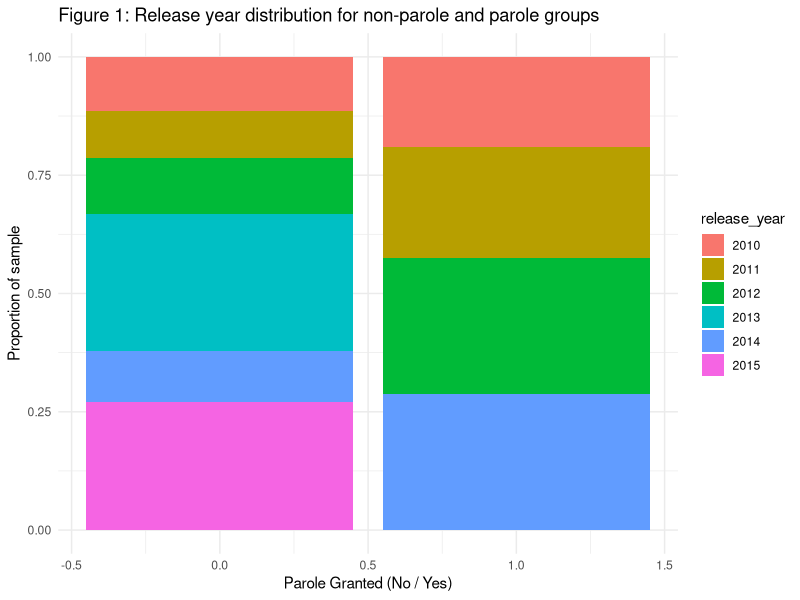
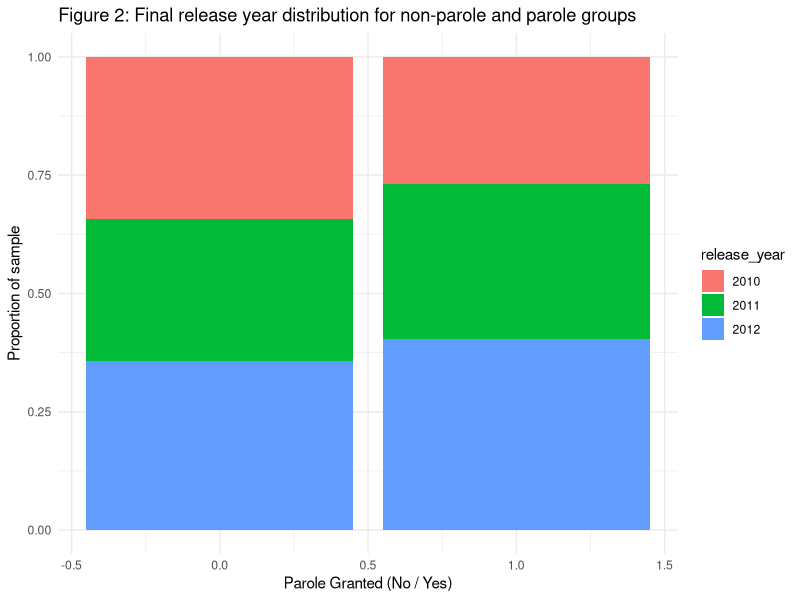
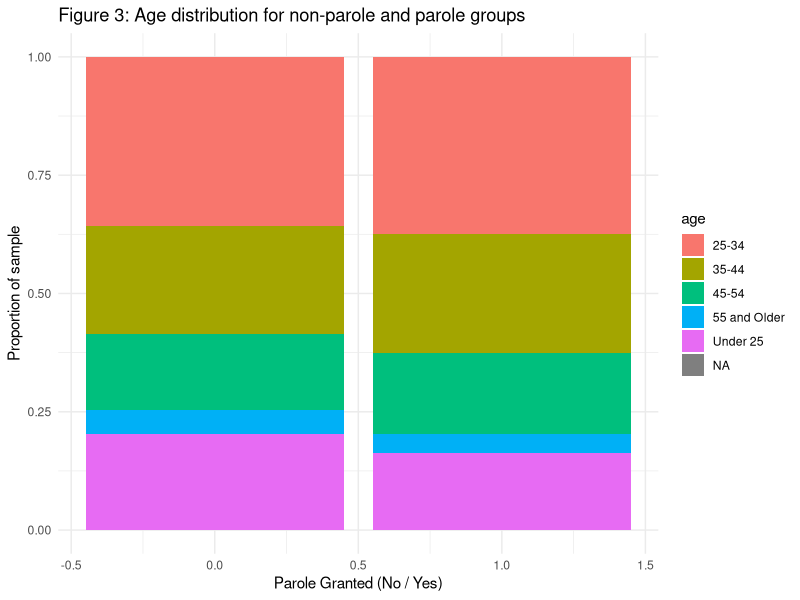
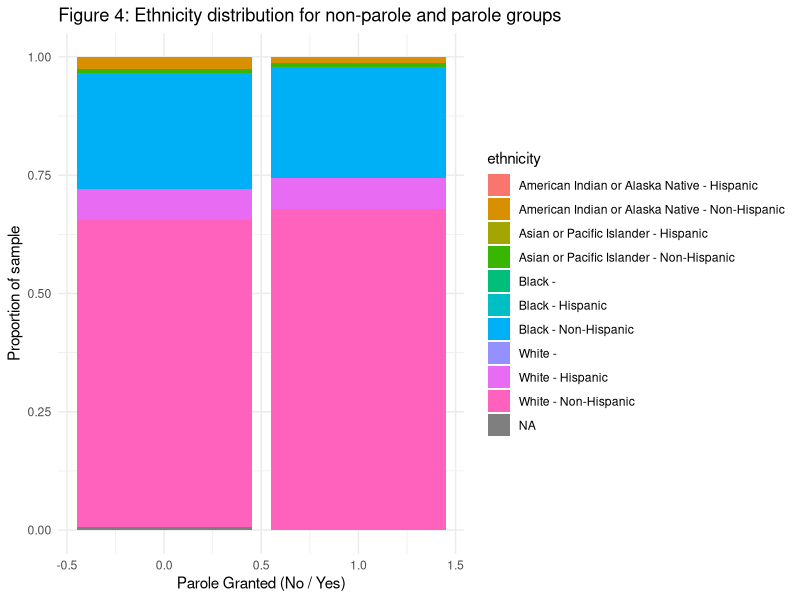
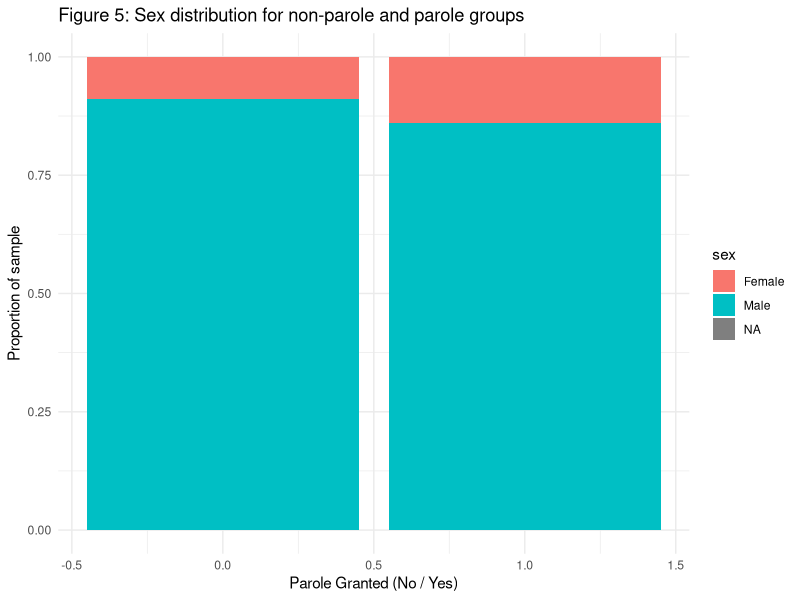
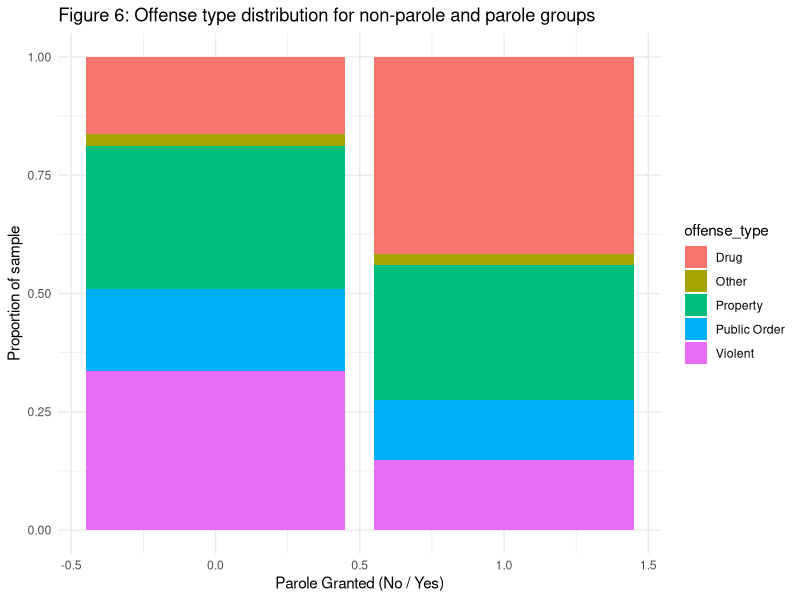

Write R code to recreate these figures, in order.
## ---- chunk 1
knitr::opts_chunk$set(echo = TRUE)
library(tidyverse)
library(broom)
library(dplyr)
library(knitr)
## ---- chunk 2
recidivism_data <- read.csv("3-Year_Recidivism_for_Offenders_Released_from_Prison_in_Iowa.csv")
names(recidivism_data)[names(recidivism_data) == "Return.to.Prison"] <- "recidivist"
names(recidivism_data)[names(recidivism_data) == "Race...Ethnicity"] <- "ethnicity"
names(recidivism_data)[names(recidivism_data) == "Convicting.Offense.Classification"] <- "offense_class"
names(recidivism_data)[names(recidivism_data) == "Offense.Type"] <- "offense_type"
names(recidivism_data)[names(recidivism_data) == "Offense.Subtype"] <- "offense_subtype"
names(recidivism_data)[names(recidivism_data) == "Main.Supervising.District"] <- "district"
names(recidivism_data)[names(recidivism_data) == "Release.Type"] <- "release_type"
names(recidivism_data)[names(recidivism_data) == "Age.At.Release"] <- "age"
names(recidivism_data)[names(recidivism_data) == "Fiscal.Year.Released"] <- "release_year"
names(recidivism_data)[names(recidivism_data) == "Sex"] <- "sex"
## ---- chunk 3
# define parole, full_sentence and special sentence dummy variables
recidivism_data <- recidivism_data %>%
  mutate(parole = ifelse(release_type == "Parole", 1, 0))

recidivism_data <- recidivism_data %>%
  mutate(full_sentence = ifelse(release_type == "Discharged End of Sentence", 1, 0))

recidivism_data <- recidivism_data %>%
  mutate(special_sentence = ifelse(release_type == "Special Sentence", 1, 0))
## ---- chunk 4
count(recidivism_data, parole == 1)
count(recidivism_data, full_sentence == 1)
count(recidivism_data, special_sentence == 1)
## ---- chunk 5
# turn missing and false NA values into NAs, then remove NAs
recidivism_data[recidivism_data == ""] <- NA
recidivism_data[recidivism_data == "N/A -"] <- NA
drop_na(recidivism_data, recidivist, release_type, age, sex, ethnicity, offense_type)
## ---- chunk 6
# distribution: release year
recidivism_data$release_year <- as.factor(recidivism_data$release_year)

ggplot(data = recidivism_data) +
  geom_bar(
    mapping = aes(x = parole, fill = release_year),
    position = "fill"
    ) +
  labs(
    title = "Figure 1: Release year distribution for non-parole and parole groups",
    x = "Parole Granted (No / Yes)",
    y = "Proportion of sample"
    ) +
  theme_minimal()
## ---- chunk 7
recidivism_data <- recidivism_data <- filter(recidivism_data, release_year == "2010" | release_year == "2011" | release_year == "2012")

## ---- chunk 8
# distribution: release year
recidivism_data$release_year <- as.factor(recidivism_data$release_year)

ggplot(data = recidivism_data) +
  geom_bar(
    mapping = aes(x = parole, fill = release_year),
    position = "fill"
    ) +
  labs(
    title = "Figure 2: Final release year distribution for non-parole and parole groups",
    x = "Parole Granted (No / Yes)",
    y = "Proportion of sample"
    ) +
  theme_minimal()
## ---- chunk 9
# distribution: age
ggplot(data = recidivism_data) +
    geom_bar(
        mapping = aes(x = parole, fill = age),
        position = "fill"
        ) + 
    labs(
        title = "Figure 3: Age distribution for non-parole and parole groups",
        x = "Parole Granted (No / Yes)",
        y = "Proportion of sample"
        ) +
    theme_minimal()
## ---- chunk 10
# distribution: ethnicity
ggplot(data = recidivism_data) +
  geom_bar(
    mapping = aes(x = parole, fill = ethnicity),
    position = "fill"
    ) + 
  labs(
    title = "Figure 4: Ethnicity distribution for non-parole and parole groups",
    x = "Parole Granted (No / Yes)",
    y = "Proportion of sample"
    ) +
  theme_minimal()
## ---- chunk 11
# distribution: sex
ggplot(data = recidivism_data) +
  geom_bar(
    mapping = aes(x = parole, fill = sex),
    position = "fill"
  ) + 
  labs(
    title = "Figure 5: Sex distribution for non-parole and parole groups",
    x = "Parole Granted (No / Yes)",
    y = "Proportion of sample"
  ) +
  theme_minimal()
## ---- chunk 12
# distribution: offense_type
ggplot(data = recidivism_data) +
  geom_bar(
      mapping = aes(x = parole, fill = offense_type), 
      position = "fill"
      ) + 
  labs(
    title = "Figure 6: Offense type distribution for non-parole and parole groups",
    x = "Parole Granted (No / Yes)",
    y = "Proportion of sample"
    ) +
  theme_minimal()
## ---- chunk 13
# calculate recidivism rate for parole vs non-parole groups

# calulate for parole group
parole <- filter(recidivism_data, parole == 1)
parole_recidivist <- filter(parole, recidivist == "Yes")

n_parole <- nrow(parole)
n_parole_recividist <- nrow(parole_recidivist)

recid_rate_parole <- round((n_parole_recividist / n_parole), digits = 3)

# calculate for non-parole group
no_parole <- filter(recidivism_data, parole == 0)
no_parole_recidivist <- filter(no_parole, recidivist == "Yes")

n_no_parole <-nrow(no_parole)
n_no_parole_recidivist <- nrow(no_parole_recidivist)

recid_rate_no_parole <- round((n_no_parole_recidivist / n_no_parole), digits = 3)

summary <- data.frame(recid_rate_no_parole, recid_rate_parole)
summary <- mutate(summary, delta = recid_rate_parole - recid_rate_no_parole)
kable(summary, caption = "Recidivism rates for non-parole and parole groups", col.names = c("Non-parole", "Parole", "Delta"))
## ---- chunk 14
chi_col1 <- c("Non-recidivist", "Recidivist", "Total")
chi_col2 <- c((n_no_parole - n_no_parole_recidivist), n_no_parole_recidivist, n_no_parole)
chi_col3 <- c((n_parole - n_parole_recividist), n_parole_recividist, n_parole)
chi_col4 <- c(((n_no_parole - n_no_parole_recidivist) + (n_parole - n_parole_recividist)), (n_parole_recividist + n_no_parole_recidivist), nrow(recidivism_data))
chi_table <- data.frame(chi_col1, chi_col2, chi_col3, chi_col4)
kable(chi_table, caption = "Frequency matrix for chi-squared test", col.names = c("", "Non-Parole", "Parole", "Total"))
## ---- chunk 15
# sex - parole
n_parole_sex_m <- nrow(filter(parole, sex == "Male"))
n_parole_sex_f <- nrow(filter(parole, sex == "Female"))

recid_parole_m <- round((nrow(filter(parole, sex =="Male" & recidivist == "Yes")) / n_parole_sex_m), digits = 3)
recid_parole_f <- round((nrow(filter(parole, sex == "Female" & recidivist == "Yes")) / n_parole_sex_f), digits = 3) 

# sex - no parole
n_no_parole_sex_m <- nrow(filter(no_parole, sex == "Male"))
n_no_parole_sex_f <- nrow(filter(no_parole, sex == "Female"))

recid_no_parole_sex_m <- round((nrow(filter(no_parole, sex =="Male" & recidivist == "Yes")) / n_no_parole_sex_m), digits = 3)
recid_no_parole_sex_f <- round((nrow(filter(no_parole, sex =="Female" &  recidivist == "Yes")) / n_no_parole_sex_m), digits = 3)

# sex - summary
sex_rows <- c("Male", "Female")
sex_no_parole_rates <- c(recid_no_parole_sex_m, recid_no_parole_sex_f)
sex_parole_rates <- c(recid_parole_m, recid_parole_f)
sex_summary <- data.frame(sex_rows, sex_no_parole_rates, sex_parole_rates)
sex_summary <- mutate(sex_summary, delta = sex_parole_rates - sex_no_parole_rates)
kable(sex_summary, caption = "Recidivism rates for non-parole / parole groups by sex", col.names = c("Sex", "No Parole", "Parole", "Delta"))
## ---- chunk 16
# release year - parole
n_parole_release_year_2010 <- nrow(filter(parole, release_year == "2010"))
n_parole_release_year_2011 <- nrow(filter(parole, release_year == "2011"))
n_parole_release_year_2012 <- nrow(filter(parole, release_year == "2012"))

recid_parole_2010 <- round((nrow(filter(parole, release_year == "2010" & recidivist == "Yes")) / n_parole_release_year_2010), digits = 3)
recid_parole_2011 <- round((nrow(filter(parole, release_year == "2011" & recidivist == "Yes")) / n_parole_release_year_2011), digits = 3)
recid_parole_2012 <- round((nrow(filter(parole, release_year == "2012" & recidivist == "Yes")) / n_parole_release_year_2012), digit = 3)

# release year - no parole
n_no_parole_release_year_2010 <- nrow(filter(no_parole, release_year == "2010"))
n_no_parole_release_year_2011 <- nrow(filter(no_parole, release_year == "2011"))
n_no_parole_release_year_2012 <- nrow(filter(no_parole, release_year == "2012"))

recid_no_parole_2010 <- round((nrow(filter(no_parole, release_year == "2010" & recidivist == "Yes")) / n_no_parole_release_year_2010), digits = 3)
recid_no_parole_2011 <- round((nrow(filter(no_parole, release_year == "2011" & recidivist == "Yes")) / n_no_parole_release_year_2011), digits = 3)
recid_no_parole_2012 <- round((nrow(filter(no_parole, release_year == "2012" & recidivist == "Yes")) / n_no_parole_release_year_2012), digits = 3)

# release year summary
year_rows <- c("2010", "2011", "2012")
year_no_parole_rates <- c(recid_no_parole_2010, recid_no_parole_2011, recid_no_parole_2012)
year_parole_rates <- c(recid_parole_2010, recid_parole_2011, recid_parole_2012)
year_summary <- data.frame(year_rows, year_no_parole_rates, year_parole_rates)
year_summary <- mutate(year_summary, delta = year_parole_rates - year_no_parole_rates)
kable(year_summary, caption = "Recidivism rates for non-parole / parole groups by release year", col.names = c("Release Year", "No Parole Group", "Parole Group", "Delta"))
## ---- chunk 17
# offense type - parole
n_parole_offense_drug <- nrow(filter(parole, offense_type == "Drug"))
n_parole_offense_property <- nrow(filter(parole, offense_type == "Property"))
n_parole_offense_public_order <- nrow(filter(parole, offense_type == "Public Order"))
n_parole_offense_violent <- nrow(filter(parole, offense_type == "Violent"))
n_parole_offense_other <- nrow(filter(parole, offense_type == "Other"))

recid_parole_drug <- round((nrow(filter(parole, offense_type == "Drug" & recidivist == "Yes")) / n_parole_offense_drug), digits = 3)
recid_parole_property <- round((nrow(filter(parole, offense_type == "Property" & recidivist == "Yes")) / n_parole_offense_property), digits = 3)
recid_parole_public_order <- round((nrow(filter(parole, offense_type == "Public Order" & recidivist == "Yes")) / n_parole_offense_public_order), digits = 3)
recid_parole_violent <- round((nrow(filter(parole, offense_type == "Violent" & recidivist == "Yes")) / n_parole_offense_violent), digits = 3)
recid_parole_other <- round((nrow(filter(parole, offense_type == "Other" & recidivist == "Yes")) / n_parole_offense_drug), digits = 3)

# offense_type - no parole
n_no_parole_offense_drug <- nrow(filter(no_parole, offense_type == "Drug"))
n_no_parole_offense_property <- nrow(filter(no_parole, offense_type == "Property"))
n_no_parole_offense_public_order <- nrow(filter(no_parole, offense_type == "Public Order"))
n_no_parole_offense_violent <- nrow(filter(no_parole, offense_type == "Violent"))
n_no_parole_offense_other <- nrow(filter(no_parole, offense_type == "Other"))

recid_no_parole_drug <- round((nrow(filter(no_parole, offense_type == "Drug" & recidivist == "Yes")) / n_no_parole_offense_drug), digits = 3)
recid_no_parole_property <- round((nrow(filter(no_parole, offense_type == "Property" & recidivist == "Yes")) / n_no_parole_offense_property), digits = 3)
recid_no_parole_public_order <- round((nrow(filter(no_parole, offense_type == "Public Order" & recidivist == "Yes")) / n_no_parole_offense_public_order), digits = 3)
recid_no_parole_violent <- round((nrow(filter(no_parole, offense_type == "Violent" & recidivist == "Yes")) / n_no_parole_offense_violent), digits = 3)
recid_no_parole_other <- round((nrow(filter(no_parole, offense_type == "Other" & recidivist == "Yes")) / n_no_parole_offense_drug), digits = 3)

# offense type summary
offense_rows <- c("Drug", "Property", "Public Order", "Violent", "Other")
offense_no_parole_rates <- c(recid_no_parole_drug, recid_no_parole_property, recid_no_parole_public_order, recid_no_parole_violent, recid_no_parole_other)
offense_parole_rates <- c(recid_parole_drug, recid_parole_property, recid_parole_public_order, recid_parole_violent, recid_parole_other)
offense_summary <- data.frame(offense_rows, offense_no_parole_rates, offense_parole_rates)
offense_summary <- mutate(offense_summary, delta = offense_parole_rates - offense_no_parole_rates)
kable(offense_summary, caption = "Recidivism rates in non-parole / parole groups by Offense Type", col.names = c("Offense Type", "No Parole Group", "Parole Group", "Delta"))
## ---- chunk 18
# age - parole
n_parole_age_under25 <- nrow(filter(parole, age == "Under 25"))
n_parole_age_25_34 <- nrow(filter(parole, age == "25-34"))
n_parole_age_35_44 <- nrow(filter(parole, age == "35-44"))
n_parole_age_45_54 <- nrow(filter(parole, age == "45-54"))
n_parole_age_55_older <- nrow(filter(parole, age == "55 and Older"))

recid_parole_age_under25 <- round((nrow(filter(parole, age == "Under 25" & recidivist == "Yes")) / n_parole_age_under25), digits = 3)
recid_parole_age_25_34 <- round((nrow(filter(parole, age == "25-34" & recidivist == "Yes")) / n_parole_age_25_34), digits = 3)
recid_parole_age_35_44 <- round((nrow(filter(parole, age == "35-44" & recidivist == "Yes")) / n_parole_age_35_44), digits = 3)
recid_parole_age_45_54 <- round((nrow(filter(parole, age == "45-54" & recidivist == "Yes")) / n_parole_age_45_54), digits = 3)
recid_parole_age_55_older <- round((nrow(filter(parole, age == "55 and Older" & recidivist == "Yes")) / n_parole_age_55_older), digits = 3)

# age - no parole
n_no_parole_age_under25 <- nrow(filter(no_parole, age == "Under 25"))
n_no_parole_age_25_34 <- nrow(filter(no_parole, age == "25-34"))
n_no_parole_age_35_44 <- nrow(filter(no_parole, age == "35-44"))
n_no_parole_age_45_54 <- nrow(filter(no_parole, age == "45-54"))
n_no_parole_age_55_older <- nrow(filter(no_parole, age == "55 and Older"))

recid_no_parole_age_under25 <- round((nrow(filter(no_parole, age == "Under 25" & recidivist == "Yes")) / n_no_parole_age_under25), digits = 3)
recid_no_parole_age_25_34 <- round((nrow(filter(no_parole, age == "25-34" & recidivist == "Yes")) / n_no_parole_age_25_34), digits = 3)
recid_no_parole_age_35_44 <- round((nrow(filter(no_parole, age == "35-44" & recidivist == "Yes")) / n_no_parole_age_35_44), digits = 3)
recid_no_parole_age_45_54 <- round((nrow(filter(no_parole, age == "45-54" & recidivist == "Yes")) / n_no_parole_age_45_54), digits = 3)
recid_no_parole_age_55_older <- round((nrow(filter(no_parole, age == "55 and Older" & recidivist == "Yes")) / n_no_parole_age_55_older), digits = 3)

# age summary
age_rows <- c("Under 25", "25-34", "35-44", "44-54", "55 and Older")
age_no_parole_rates <- c(recid_no_parole_age_under25, recid_no_parole_age_25_34, recid_no_parole_age_35_44, recid_no_parole_age_45_54, recid_no_parole_age_55_older)
age_parole_rates <- c(recid_parole_age_under25, recid_parole_age_25_34, recid_parole_age_35_44, recid_parole_age_45_54, recid_parole_age_55_older)
age_summary <- data.frame(age_rows, age_no_parole_rates, age_parole_rates)
age_summary <- mutate(age_summary, delta = age_parole_rates - age_no_parole_rates)
kable(age_summary, caption = "Recidivism rates for non-parole / parole groups by age", col.names = c("Age Range", "Non-parole", "Parole", "Delta"))
## ---- chunk 19
# ethnicity - parole

n_parole_native_hispanic <- nrow(filter(parole, ethnicity == "American Indian or Alaska Native - Hispanic"))
n_parole_native_nonhispanic <- nrow(filter(parole, ethnicity == "American Indian or Alaska Native - Non-Hispanic"))
n_parole_asian_hispanic <- nrow(filter(parole, ethnicity == "Asian or Pacific Islander - Hispanic"))
n_parole_asian_nonhispanic <- nrow(filter(parole, ethnicity == "Asian or Pacific Islander - Non-Hispanic"))
n_parole_black_hispanic <- nrow(filter(parole, ethnicity == "Black - Hispanic"))
n_parole_black_nonhispanic <- nrow(filter(parole, ethnicity == "Black - Non-Hispanic"))
n_parole_white_hispanic <- nrow(filter(parole, ethnicity == "White - Hispanic"))
n_parole_white_nonhispanic <- nrow(filter(parole, ethnicity == "White - Non-Hispanic"))

recid_parole_native_hispanic <- round((nrow(filter(parole, ethnicity == "American Indian or Alaska Native - Hispanic" & recidivist == "Yes")) / n_parole_native_hispanic), digits = 3)
recid_parole_native_nonhispanic <- round((nrow(filter(parole, ethnicity == "American Indian or Alaska Native - Non-Hispanic" & recidivist == "Yes")) / n_parole_native_nonhispanic), digits = 3)
recid_parole_asian_hispanic <- round((nrow(filter(parole, ethnicity == "Asian or Pacific Islander - Hispanic" & recidivist == "Yes")) / n_parole_asian_hispanic), digits = 3)
recid_parole_asian_nonhispanic <- round((nrow(filter(parole, ethnicity == "Asian or Pacific Islander - Non-Hispanic" & recidivist == "Yes")) / n_parole_asian_nonhispanic), digits = 3)
recid_parole_black_hispanic <- round((nrow(filter(parole, ethnicity == "Black - Hispanic" & recidivist == "Yes")) / n_parole_black_hispanic), digits = 3)
recid_parole_black_nonhispanic <- round((nrow(filter(parole, ethnicity == "Black - Non-Hispanic" & recidivist == "Yes")) / n_parole_black_nonhispanic), digits = 3)
recid_parole_white_hispanic <- round((nrow(filter(parole, ethnicity == "White - Hispanic" & recidivist == "Yes")) / n_parole_white_hispanic), digits = 3)
recid_parole_white_nonhispanic <- round((nrow(filter(parole, ethnicity == "White - Non-Hispanic" & recidivist == "Yes")) / n_parole_white_nonhispanic), digits = 3)

# ethnicity - no parole

n_no_parole_native_hispanic <- nrow(filter(no_parole, ethnicity == "American Indian of Alaska Native - Hispanic"))
n_no_parole_native_nonhispanic <- nrow(filter(no_parole, ethnicity == "American Indian of Alaska Native - Non-Hispanic"))
n_no_parole_asian_hispanic <- nrow(filter(no_parole, ethnicity == "Asian or Pacific Islander - Hispanic"))
n_no_parole_asian_nonhispanic <- nrow(filter(no_parole, ethnicity == "Asian or Pacific Islander - Non-Hispanic"))
n_no_parole_black_hispanic <- nrow(filter(no_parole, ethnicity == "Black - Hispanic"))
n_no_parole_black_nonhispanic <- nrow(filter(no_parole, ethnicity == "Black - Non-Hispanic"))
n_no_parole_white_hispanic <- nrow(filter(no_parole, ethnicity == "White - Hispanic"))
n_no_parole_white_nonhispanic <- nrow(filter(no_parole, ethnicity == "White - Non-Hispanic"))

recid_no_parole_native_hispanic <- round((nrow(filter(no_parole, ethnicity == "American Indian of Alaska Native - Hispanic" & recidivist == "Yes")) / n_parole_native_hispanic), digits = 3)
recid_no_parole_native_nonhispanic <- round((nrow(filter(no_parole, ethnicity == "American Indian of Alaska Native - Non-Hispanic" & recidivist == "Yes")) / n_parole_native_nonhispanic), digits = 3)
recid_no_parole_asian_hispanic <- round((nrow(filter(no_parole, ethnicity == "Asian or Pacific Islander - Hispanic" & recidivist == "Yes")) / n_parole_asian_hispanic), digits = 3)
recid_no_parole_asian_nonhispanic <- round((nrow(filter(no_parole, ethnicity == "Asian or Pacific Islander - Non-Hispanic" & recidivist == "Yes")) / n_parole_asian_nonhispanic), digits = 3)
recid_no_parole_black_hispanic <- round((nrow(filter(no_parole, ethnicity == "Black - Hispanic" & recidivist == "Yes")) / n_parole_black_hispanic), digits = 3)
recid_no_parole_black_nonhispanic <- round((nrow(filter(no_parole, ethnicity == "Black - Non-Hispanic" & recidivist == "Yes")) / n_parole_black_nonhispanic), digits = 3)
recid_no_parole_white_hispanic <- round((nrow(filter(no_parole, ethnicity == "White - Hispanic" & recidivist == "Yes")) / n_parole_white_hispanic), digits = 3)
recid_no_parole_white_nonhispanic <- round((nrow(filter(no_parole, ethnicity == "White - Non-Hispanic" & recidivist == "Yes")) / n_parole_white_nonhispanic), digits = 3)

# ethnicity summary
ethnicity_rows <- c("American Indian of Alaska Native - Hispanic", "American Indian of Alaska Native - Non-Hispanic", "Asian or Pacific Islander - Hispanic", "Asian or Pacific Islander - Non-Hispanic", "Black - Hispanic", "Black - Non-Hispanic", "White - Hispanic", "White - Non-Hispanic")
ethnicity_no_parole_rates <- c(recid_no_parole_native_hispanic, recid_no_parole_native_nonhispanic, recid_no_parole_asian_hispanic, recid_no_parole_asian_nonhispanic, recid_no_parole_black_hispanic, recid_no_parole_black_nonhispanic, recid_no_parole_white_hispanic, recid_no_parole_white_nonhispanic)
ethnicity_parole_rates <- c(recid_parole_native_hispanic, recid_parole_native_nonhispanic, recid_parole_asian_hispanic, recid_parole_asian_nonhispanic, recid_parole_black_hispanic, recid_parole_black_nonhispanic, recid_parole_white_hispanic, recid_parole_white_nonhispanic)
ethnicity_summary <- data.frame(ethnicity_rows, ethnicity_no_parole_rates, ethnicity_parole_rates)
ethnicity_summary <- mutate(ethnicity_summary, delta = ethnicity_parole_rates - ethnicity_no_parole_rates)
kable(ethnicity_summary, caption = "Recidivism rates for non-parole / parole groups by ethnicity", col.names = c("Ethnicity", "Non-parole", "Parole", "Delta"))

